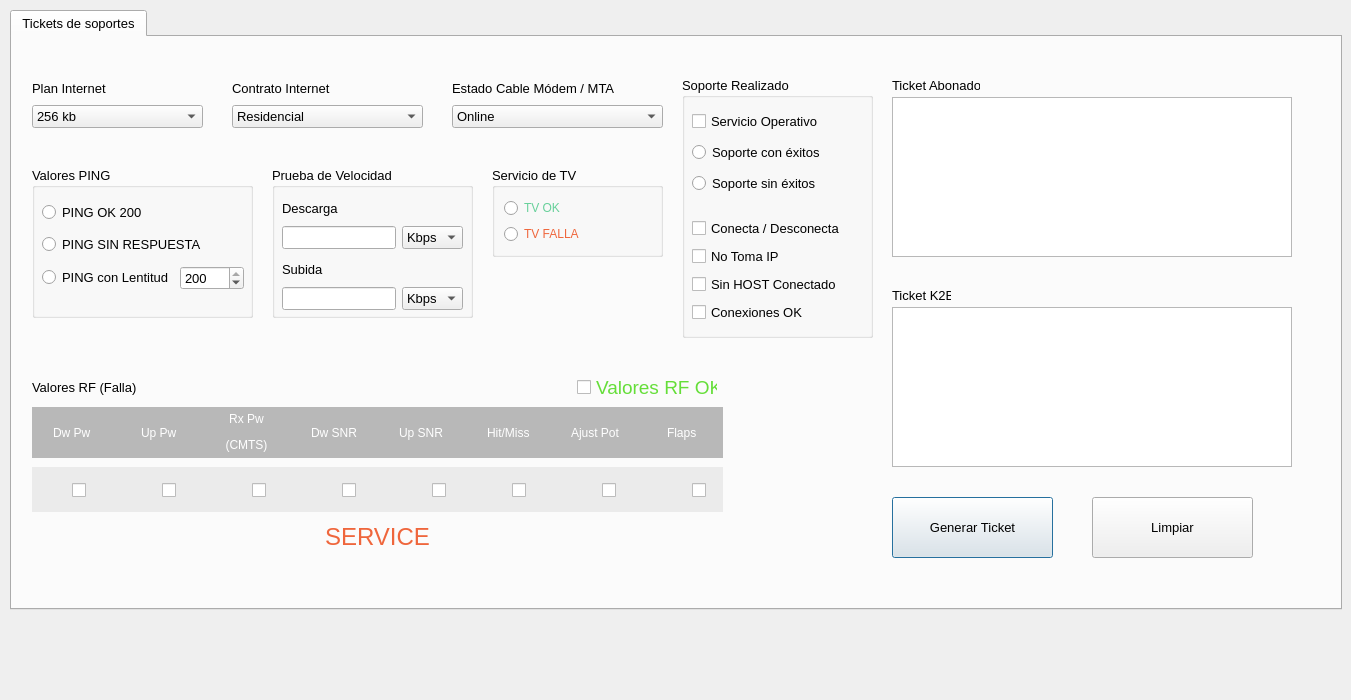
<?xml version="1.0" encoding="UTF-8"?>
<ui version="4.0">
 <class>Dialog</class>
 <widget class="QDialog" name="Dialog">
  <property name="geometry">
   <rect>
    <x>0</x>
    <y>0</y>
    <width>1351</width>
    <height>700</height>
   </rect>
  </property>
  <property name="windowTitle">
   <string>Dialog</string>
  </property>
  <widget class="QTabWidget" name="tabSupportHFC">
   <property name="geometry">
    <rect>
     <x>10</x>
     <y>10</y>
     <width>1332</width>
     <height>600</height>
    </rect>
   </property>
   <property name="font">
    <font>
     <pointsize>10</pointsize>
    </font>
   </property>
   <property name="currentIndex">
    <number>0</number>
   </property>
   <property name="iconSize">
    <size>
     <width>24</width>
     <height>24</height>
    </size>
   </property>
   <property name="elideMode">
    <enum>Qt::ElideLeft</enum>
   </property>
   <property name="usesScrollButtons">
    <bool>true</bool>
   </property>
   <widget class="QWidget" name="tab_4">
    <attribute name="icon">
     <iconset resource="../../images.qrc">
      <normaloff>:/images/images/icons/support.png</normaloff>:/images/images/icons/support.png</iconset>
    </attribute>
    <attribute name="title">
     <string>Tickets de soportes</string>
    </attribute>
    <widget class="QGroupBox" name="groupBox_4">
     <property name="geometry">
      <rect>
       <x>480</x>
       <y>130</y>
       <width>171</width>
       <height>90</height>
      </rect>
     </property>
     <property name="title">
      <string>Servicio de TV</string>
     </property>
     <layout class="QGridLayout" name="gridLayout_2">
      <item row="0" column="0">
       <layout class="QVBoxLayout" name="verticalLayout_8">
        <item>
         <widget class="QRadioButton" name="hfc_tv_ok">
          <property name="styleSheet">
           <string notr="true">color: rgb(103, 208, 154);</string>
          </property>
          <property name="text">
           <string>TV OK</string>
          </property>
         </widget>
        </item>
        <item>
         <widget class="QRadioButton" name="hfc_tv_fail">
          <property name="styleSheet">
           <string notr="true">color: rgb(239, 102, 60);</string>
          </property>
          <property name="text">
           <string>TV FALLA</string>
          </property>
         </widget>
        </item>
       </layout>
      </item>
     </layout>
    </widget>
    <widget class="QLabel" name="label_11">
     <property name="geometry">
      <rect>
       <x>20</x>
       <y>340</y>
       <width>121</width>
       <height>20</height>
      </rect>
     </property>
     <property name="text">
      <string>Valores RF (Falla)</string>
     </property>
    </widget>
    <widget class="QCheckBox" name="rf_ok">
     <property name="geometry">
      <rect>
       <x>565</x>
       <y>340</y>
       <width>141</width>
       <height>21</height>
      </rect>
     </property>
     <property name="font">
      <font>
       <family>MS Shell Dlg 2</family>
       <pointsize>14</pointsize>
       <weight>50</weight>
       <italic>false</italic>
       <bold>false</bold>
      </font>
     </property>
     <property name="styleSheet">
      <string notr="true">font: 14pt &quot;MS Shell Dlg 2&quot;;
color: rgb(101, 222, 57);</string>
     </property>
     <property name="text">
      <string>Valores RF OK</string>
     </property>
    </widget>
    <widget class="QGroupBox" name="groupBox_5">
     <property name="geometry">
      <rect>
       <x>20</x>
       <y>130</y>
       <width>221</width>
       <height>151</height>
      </rect>
     </property>
     <property name="title">
      <string>Valores PING</string>
     </property>
     <widget class="QWidget" name="layoutWidget_5">
      <property name="geometry">
       <rect>
        <x>10</x>
        <y>30</y>
        <width>202</width>
        <height>101</height>
       </rect>
      </property>
      <layout class="QVBoxLayout" name="verticalLayout_17">
       <item>
        <widget class="QRadioButton" name="ping_ok">
         <property name="text">
          <string>PING OK 200</string>
         </property>
        </widget>
       </item>
       <item>
        <widget class="QRadioButton" name="ping_sin_respuesta">
         <property name="text">
          <string>PING SIN RESPUESTA</string>
         </property>
        </widget>
       </item>
       <item>
        <layout class="QHBoxLayout" name="horizontalLayout_3">
         <item>
          <widget class="QRadioButton" name="ping_low">
           <property name="text">
            <string>PING con Lentitud</string>
           </property>
          </widget>
         </item>
         <item>
          <widget class="QSpinBox" name="ping_txt">
           <property name="minimum">
            <number>0</number>
           </property>
           <property name="maximum">
            <number>200</number>
           </property>
           <property name="value">
            <number>200</number>
           </property>
          </widget>
         </item>
        </layout>
       </item>
      </layout>
     </widget>
    </widget>
    <widget class="QPushButton" name="btn_ticket_internet_hfc">
     <property name="geometry">
      <rect>
       <x>880</x>
       <y>460</y>
       <width>161</width>
       <height>61</height>
      </rect>
     </property>
     <property name="text">
      <string>Generar Ticket</string>
     </property>
     <property name="icon">
      <iconset resource="../../images.qrc">
       <normaloff>:/images/images/icons/refresh.png</normaloff>:/images/images/icons/refresh.png</iconset>
     </property>
    </widget>
    <widget class="QPushButton" name="btn_clear_internet_hfc">
     <property name="geometry">
      <rect>
       <x>1080</x>
       <y>460</y>
       <width>161</width>
       <height>61</height>
      </rect>
     </property>
     <property name="text">
      <string>Limpiar</string>
     </property>
     <property name="icon">
      <iconset resource="../../images.qrc">
       <normaloff>:/images/images/icons/delete.png</normaloff>:/images/images/icons/delete.png</iconset>
     </property>
    </widget>
    <widget class="QCheckBox" name="rf_dwpw">
     <property name="geometry">
      <rect>
       <x>60</x>
       <y>445</y>
       <width>16</width>
       <height>16</height>
      </rect>
     </property>
     <property name="layoutDirection">
      <enum>Qt::LeftToRight</enum>
     </property>
     <property name="styleSheet">
      <string notr="true">background: none;</string>
     </property>
     <property name="text">
      <string/>
     </property>
     <property name="iconSize">
      <size>
       <width>24</width>
       <height>24</height>
      </size>
     </property>
    </widget>
    <widget class="QCheckBox" name="rf_uppw">
     <property name="geometry">
      <rect>
       <x>150</x>
       <y>445</y>
       <width>16</width>
       <height>16</height>
      </rect>
     </property>
     <property name="styleSheet">
      <string notr="true">background: none;</string>
     </property>
     <property name="text">
      <string/>
     </property>
    </widget>
    <widget class="QCheckBox" name="rf_rxpw">
     <property name="geometry">
      <rect>
       <x>240</x>
       <y>445</y>
       <width>16</width>
       <height>16</height>
      </rect>
     </property>
     <property name="styleSheet">
      <string notr="true">background: none;</string>
     </property>
     <property name="text">
      <string/>
     </property>
    </widget>
    <widget class="QCheckBox" name="rf_dwsnr">
     <property name="geometry">
      <rect>
       <x>330</x>
       <y>445</y>
       <width>16</width>
       <height>16</height>
      </rect>
     </property>
     <property name="styleSheet">
      <string notr="true">background: none;</string>
     </property>
     <property name="text">
      <string/>
     </property>
    </widget>
    <widget class="QCheckBox" name="rf_upsnr">
     <property name="geometry">
      <rect>
       <x>420</x>
       <y>445</y>
       <width>16</width>
       <height>16</height>
      </rect>
     </property>
     <property name="styleSheet">
      <string notr="true">background: none;</string>
     </property>
     <property name="text">
      <string/>
     </property>
    </widget>
    <widget class="QCheckBox" name="rf_hit_miss">
     <property name="geometry">
      <rect>
       <x>500</x>
       <y>445</y>
       <width>16</width>
       <height>16</height>
      </rect>
     </property>
     <property name="styleSheet">
      <string notr="true">background: none;</string>
     </property>
     <property name="text">
      <string/>
     </property>
    </widget>
    <widget class="QCheckBox" name="rf_ajust_pot">
     <property name="geometry">
      <rect>
       <x>590</x>
       <y>445</y>
       <width>16</width>
       <height>16</height>
      </rect>
     </property>
     <property name="styleSheet">
      <string notr="true">background: none;</string>
     </property>
     <property name="text">
      <string/>
     </property>
    </widget>
    <widget class="QCheckBox" name="rf_flaps">
     <property name="geometry">
      <rect>
       <x>680</x>
       <y>445</y>
       <width>16</width>
       <height>16</height>
      </rect>
     </property>
     <property name="styleSheet">
      <string notr="true">background: none;</string>
     </property>
     <property name="text">
      <string/>
     </property>
    </widget>
    <widget class="QWidget" name="widget" native="true">
     <property name="geometry">
      <rect>
       <x>20</x>
       <y>370</y>
       <width>691</width>
       <height>51</height>
      </rect>
     </property>
     <property name="styleSheet">
      <string notr="true">background-color: rgb(184, 184, 184);</string>
     </property>
    </widget>
    <widget class="QWidget" name="widget_2" native="true">
     <property name="geometry">
      <rect>
       <x>20</x>
       <y>430</y>
       <width>691</width>
       <height>45</height>
      </rect>
     </property>
     <property name="styleSheet">
      <string notr="true">background-color: rgb(235, 235, 235);</string>
     </property>
    </widget>
    <widget class="QWidget" name="layoutWidget_7">
     <property name="geometry">
      <rect>
       <x>20</x>
       <y>40</y>
       <width>171</width>
       <height>51</height>
      </rect>
     </property>
     <layout class="QVBoxLayout" name="verticalLayout_6">
      <item>
       <widget class="QLabel" name="label_6">
        <property name="text">
         <string>Plan Internet</string>
        </property>
       </widget>
      </item>
      <item>
       <widget class="QComboBox" name="combo_plan_internet">
        <item>
         <property name="text">
          <string>256 kb</string>
         </property>
        </item>
        <item>
         <property name="text">
          <string>1 MB</string>
         </property>
        </item>
        <item>
         <property name="text">
          <string>2 MB</string>
         </property>
        </item>
        <item>
         <property name="text">
          <string>4 MB</string>
         </property>
        </item>
        <item>
         <property name="text">
          <string>6 MB</string>
         </property>
        </item>
        <item>
         <property name="text">
          <string>10 MB</string>
         </property>
        </item>
        <item>
         <property name="text">
          <string>20 MB</string>
         </property>
        </item>
        <item>
         <property name="text">
          <string>50 MB</string>
         </property>
        </item>
       </widget>
      </item>
     </layout>
    </widget>
    <widget class="QWidget" name="layoutWidget_8">
     <property name="geometry">
      <rect>
       <x>220</x>
       <y>40</y>
       <width>191</width>
       <height>51</height>
      </rect>
     </property>
     <layout class="QVBoxLayout" name="verticalLayout_7">
      <item>
       <widget class="QLabel" name="label_10">
        <property name="text">
         <string>Contrato Internet</string>
        </property>
       </widget>
      </item>
      <item>
       <widget class="QComboBox" name="combo_internet">
        <item>
         <property name="text">
          <string>Residencial</string>
         </property>
        </item>
        <item>
         <property name="text">
          <string>Emprendedor</string>
         </property>
        </item>
        <item>
         <property name="text">
          <string>Pymes</string>
         </property>
        </item>
        <item>
         <property name="text">
          <string>Empresarial</string>
         </property>
        </item>
        <item>
         <property name="text">
          <string>Corporativo</string>
         </property>
        </item>
       </widget>
      </item>
     </layout>
    </widget>
    <widget class="QWidget" name="layoutWidget_9">
     <property name="geometry">
      <rect>
       <x>440</x>
       <y>40</y>
       <width>211</width>
       <height>51</height>
      </rect>
     </property>
     <layout class="QVBoxLayout" name="verticalLayout_16">
      <item>
       <widget class="QLabel" name="label_12">
        <property name="text">
         <string>Estado Cable Módem / MTA</string>
        </property>
       </widget>
      </item>
      <item>
       <widget class="QComboBox" name="combo_cm_mta">
        <item>
         <property name="text">
          <string>Online</string>
         </property>
        </item>
        <item>
         <property name="text">
          <string>Offline</string>
         </property>
        </item>
        <item>
         <property name="text">
          <string>DHCPV4Done</string>
         </property>
        </item>
        <item>
         <property name="text">
          <string>Init (r2)</string>
         </property>
        </item>
        <item>
         <property name="text">
          <string>Ranged</string>
         </property>
        </item>
        <item>
         <property name="text">
          <string>Ranging</string>
         </property>
        </item>
       </widget>
      </item>
     </layout>
    </widget>
    <widget class="QLabel" name="service_hfc">
     <property name="geometry">
      <rect>
       <x>20</x>
       <y>485</y>
       <width>691</width>
       <height>30</height>
      </rect>
     </property>
     <property name="font">
      <font>
       <pointsize>18</pointsize>
       <weight>50</weight>
       <bold>false</bold>
      </font>
     </property>
     <property name="styleSheet">
      <string notr="true">color: rgb(239, 102, 60);</string>
     </property>
     <property name="text">
      <string>SERVICE</string>
     </property>
     <property name="alignment">
      <set>Qt::AlignCenter</set>
     </property>
    </widget>
    <widget class="QGroupBox" name="groupBox_6">
     <property name="geometry">
      <rect>
       <x>670</x>
       <y>40</y>
       <width>191</width>
       <height>261</height>
      </rect>
     </property>
     <property name="title">
      <string>Soporte Realizado</string>
     </property>
     <widget class="QWidget" name="layoutWidget_12">
      <property name="geometry">
       <rect>
        <x>10</x>
        <y>30</y>
        <width>171</width>
        <height>91</height>
       </rect>
      </property>
      <layout class="QVBoxLayout" name="verticalLayout_11">
       <item>
        <widget class="QCheckBox" name="hfc_servic_ok">
         <property name="text">
          <string>Servicio Operativo</string>
         </property>
        </widget>
       </item>
       <item>
        <widget class="QRadioButton" name="hfc_soporte_xon_exitos">
         <property name="text">
          <string>Soporte con éxitos</string>
         </property>
        </widget>
       </item>
       <item>
        <widget class="QRadioButton" name="hfc_soporte_sin_exitos">
         <property name="text">
          <string>Soporte sin éxitos</string>
         </property>
        </widget>
       </item>
      </layout>
     </widget>
     <widget class="QWidget" name="layoutWidget_13">
      <property name="geometry">
       <rect>
        <x>10</x>
        <y>140</y>
        <width>170</width>
        <height>111</height>
       </rect>
      </property>
      <layout class="QVBoxLayout" name="verticalLayout_12">
       <item>
        <widget class="QCheckBox" name="hfc_reset">
         <property name="text">
          <string>Conecta / Desconecta</string>
         </property>
        </widget>
       </item>
       <item>
        <widget class="QCheckBox" name="hfc_whitout_ip">
         <property name="text">
          <string>No Toma IP</string>
         </property>
        </widget>
       </item>
       <item>
        <widget class="QCheckBox" name="hfc_whitout_host">
         <property name="text">
          <string>Sin HOST Conectado</string>
         </property>
        </widget>
       </item>
       <item>
        <widget class="QCheckBox" name="hft_conections_ok">
         <property name="text">
          <string>Conexiones OK</string>
         </property>
        </widget>
       </item>
      </layout>
     </widget>
    </widget>
    <widget class="QGroupBox" name="groupBox_7">
     <property name="geometry">
      <rect>
       <x>260</x>
       <y>130</y>
       <width>201</width>
       <height>151</height>
      </rect>
     </property>
     <property name="title">
      <string>Prueba de Velocidad</string>
     </property>
     <widget class="QWidget" name="layoutWidget_14">
      <property name="geometry">
       <rect>
        <x>10</x>
        <y>30</y>
        <width>181</width>
        <height>52</height>
       </rect>
      </property>
      <layout class="QVBoxLayout" name="verticalLayout_13">
       <item>
        <widget class="QLabel" name="label_5">
         <property name="text">
          <string>Descarga</string>
         </property>
        </widget>
       </item>
       <item>
        <layout class="QHBoxLayout" name="horizontalLayout_6">
         <item>
          <widget class="QLineEdit" name="hfc_descarga">
           <property name="inputMethodHints">
            <set>Qt::ImhFormattedNumbersOnly|Qt::ImhPreferNumbers</set>
           </property>
          </widget>
         </item>
         <item>
          <widget class="QComboBox" name="hfc_velocidad_descarga">
           <item>
            <property name="text">
             <string>Kbps</string>
            </property>
           </item>
           <item>
            <property name="text">
             <string>Mbps</string>
            </property>
           </item>
           <item>
            <property name="text">
             <string>Gpbs</string>
            </property>
           </item>
          </widget>
         </item>
        </layout>
       </item>
      </layout>
     </widget>
     <widget class="QWidget" name="layoutWidget_15">
      <property name="geometry">
       <rect>
        <x>10</x>
        <y>91</y>
        <width>181</width>
        <height>52</height>
       </rect>
      </property>
      <layout class="QVBoxLayout" name="verticalLayout_14">
       <item>
        <widget class="QLabel" name="label_9">
         <property name="text">
          <string>Subida</string>
         </property>
        </widget>
       </item>
       <item>
        <layout class="QHBoxLayout" name="horizontalLayout_7">
         <item>
          <widget class="QLineEdit" name="hcf_subida">
           <property name="inputMethodHints">
            <set>Qt::ImhFormattedNumbersOnly|Qt::ImhPreferNumbers</set>
           </property>
          </widget>
         </item>
         <item>
          <widget class="QComboBox" name="hfc_velocidad_subida">
           <item>
            <property name="text">
             <string>Kbps</string>
            </property>
           </item>
           <item>
            <property name="text">
             <string>Mbps</string>
            </property>
           </item>
           <item>
            <property name="text">
             <string>Gpbs</string>
            </property>
           </item>
          </widget>
         </item>
        </layout>
       </item>
      </layout>
     </widget>
    </widget>
    <widget class="QLabel" name="label_13">
     <property name="geometry">
      <rect>
       <x>880</x>
       <y>40</y>
       <width>88</width>
       <height>16</height>
      </rect>
     </property>
     <property name="text">
      <string>Ticket Abonado</string>
     </property>
    </widget>
    <widget class="QLabel" name="label_14">
     <property name="geometry">
      <rect>
       <x>880</x>
       <y>250</y>
       <width>59</width>
       <height>16</height>
      </rect>
     </property>
     <property name="text">
      <string>Ticket K2B</string>
     </property>
    </widget>
    <widget class="QPlainTextEdit" name="ticket_k2b_hfc_internet">
     <property name="geometry">
      <rect>
       <x>880</x>
       <y>270</y>
       <width>400</width>
       <height>160</height>
      </rect>
     </property>
    </widget>
    <widget class="QWidget" name="layoutWidget_6">
     <property name="geometry">
      <rect>
       <x>20</x>
       <y>370</y>
       <width>691</width>
       <height>51</height>
      </rect>
     </property>
     <layout class="QHBoxLayout" name="horizontalLayout_4">
      <property name="sizeConstraint">
       <enum>QLayout::SetDefaultConstraint</enum>
      </property>
      <item alignment="Qt::AlignHCenter">
       <widget class="QLabel" name="label_16">
        <property name="styleSheet">
         <string notr="true">color: rgb(255, 255, 255);
font: 14px &quot;MS Shell Dlg 2&quot;;</string>
        </property>
        <property name="text">
         <string>Dw Pw</string>
        </property>
       </widget>
      </item>
      <item alignment="Qt::AlignHCenter">
       <widget class="QLabel" name="label_15">
        <property name="styleSheet">
         <string notr="true">color: rgb(255, 255, 255);
font: 14px &quot;MS Shell Dlg 2&quot;;</string>
        </property>
        <property name="text">
         <string>Up Pw</string>
        </property>
       </widget>
      </item>
      <item>
       <widget class="QLabel" name="labelrf_rxpw">
        <property name="styleSheet">
         <string notr="true">color: rgb(255, 255, 255);
font: 14px &quot;MS Shell Dlg 2&quot;;</string>
        </property>
        <property name="text">
         <string>&lt;html&gt;&lt;head/&gt;&lt;body&gt;&lt;p align=&quot;center&quot;&gt;Rx Pw&lt;/p&gt;&lt;p align=&quot;center&quot;&gt; (CMTS)&lt;/p&gt;&lt;/body&gt;&lt;/html&gt;</string>
        </property>
       </widget>
      </item>
      <item alignment="Qt::AlignHCenter">
       <widget class="QLabel" name="label_18">
        <property name="styleSheet">
         <string notr="true">color: rgb(255, 255, 255);
font: 14px &quot;MS Shell Dlg 2&quot;;</string>
        </property>
        <property name="text">
         <string>Dw SNR</string>
        </property>
       </widget>
      </item>
      <item alignment="Qt::AlignHCenter">
       <widget class="QLabel" name="label_19">
        <property name="styleSheet">
         <string notr="true">color: rgb(255, 255, 255);
font: 14px &quot;MS Shell Dlg 2&quot;;</string>
        </property>
        <property name="text">
         <string>Up SNR</string>
        </property>
       </widget>
      </item>
      <item alignment="Qt::AlignHCenter">
       <widget class="QLabel" name="label_20">
        <property name="styleSheet">
         <string notr="true">color: rgb(255, 255, 255);
font: 14px &quot;MS Shell Dlg 2&quot;;</string>
        </property>
        <property name="text">
         <string>Hit/Miss</string>
        </property>
       </widget>
      </item>
      <item alignment="Qt::AlignHCenter">
       <widget class="QLabel" name="label_21">
        <property name="styleSheet">
         <string notr="true">color: rgb(255, 255, 255);
font: 14px &quot;MS Shell Dlg 2&quot;;</string>
        </property>
        <property name="text">
         <string>Ajust Pot</string>
        </property>
       </widget>
      </item>
      <item alignment="Qt::AlignHCenter">
       <widget class="QLabel" name="label_22">
        <property name="styleSheet">
         <string notr="true">color: rgb(255, 255, 255);
font: 14px &quot;MS Shell Dlg 2&quot;;</string>
        </property>
        <property name="text">
         <string>Flaps</string>
        </property>
       </widget>
      </item>
     </layout>
     <zorder>labelrf_rxpw</zorder>
     <zorder>label_16</zorder>
     <zorder>label_18</zorder>
     <zorder>label_19</zorder>
     <zorder>label_20</zorder>
     <zorder>label_21</zorder>
     <zorder>label_22</zorder>
     <zorder>label_15</zorder>
    </widget>
    <widget class="QTextEdit" name="ticket_ab_hfc_internet">
     <property name="geometry">
      <rect>
       <x>880</x>
       <y>60</y>
       <width>400</width>
       <height>160</height>
      </rect>
     </property>
    </widget>
    <zorder>label_13</zorder>
    <zorder>label_14</zorder>
    <zorder>ticket_k2b_hfc_internet</zorder>
    <zorder>layoutWidget_7</zorder>
    <zorder>layoutWidget_8</zorder>
    <zorder>layoutWidget_9</zorder>
    <zorder>widget_2</zorder>
    <zorder>widget</zorder>
    <zorder>groupBox_4</zorder>
    <zorder>label_11</zorder>
    <zorder>rf_ok</zorder>
    <zorder>groupBox_5</zorder>
    <zorder>btn_ticket_internet_hfc</zorder>
    <zorder>btn_clear_internet_hfc</zorder>
    <zorder>rf_dwpw</zorder>
    <zorder>rf_uppw</zorder>
    <zorder>rf_rxpw</zorder>
    <zorder>rf_dwsnr</zorder>
    <zorder>rf_upsnr</zorder>
    <zorder>rf_hit_miss</zorder>
    <zorder>rf_ajust_pot</zorder>
    <zorder>rf_flaps</zorder>
    <zorder>service_hfc</zorder>
    <zorder>groupBox_6</zorder>
    <zorder>groupBox_7</zorder>
    <zorder>layoutWidget_6</zorder>
    <zorder>ticket_ab_hfc_internet</zorder>
   </widget>
  </widget>
 </widget>
 <resources>
  <include location="../../images.qrc"/>
 </resources>
 <connections/>
</ui>
